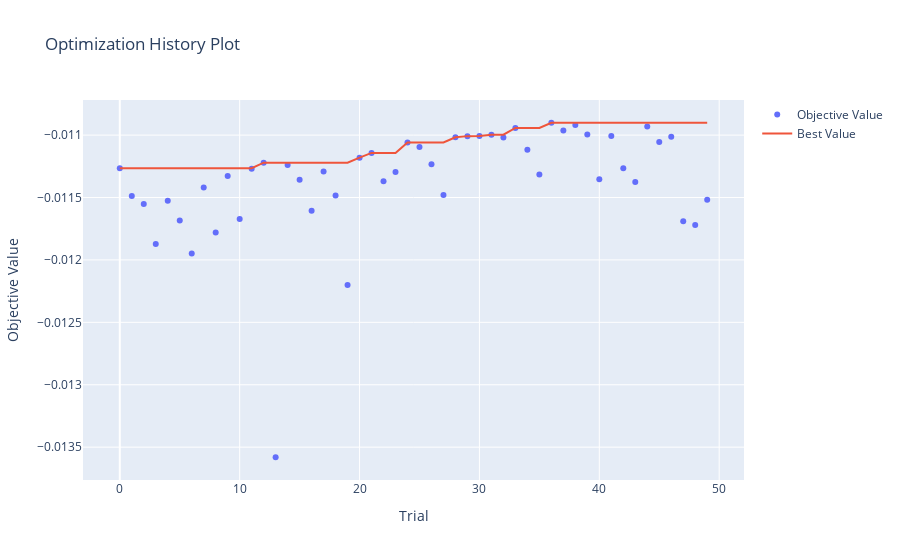

Notebook code for this chart:
### Code cell
from optuna.visualization import plot_optimization_history
plot_optimization_history(study)
